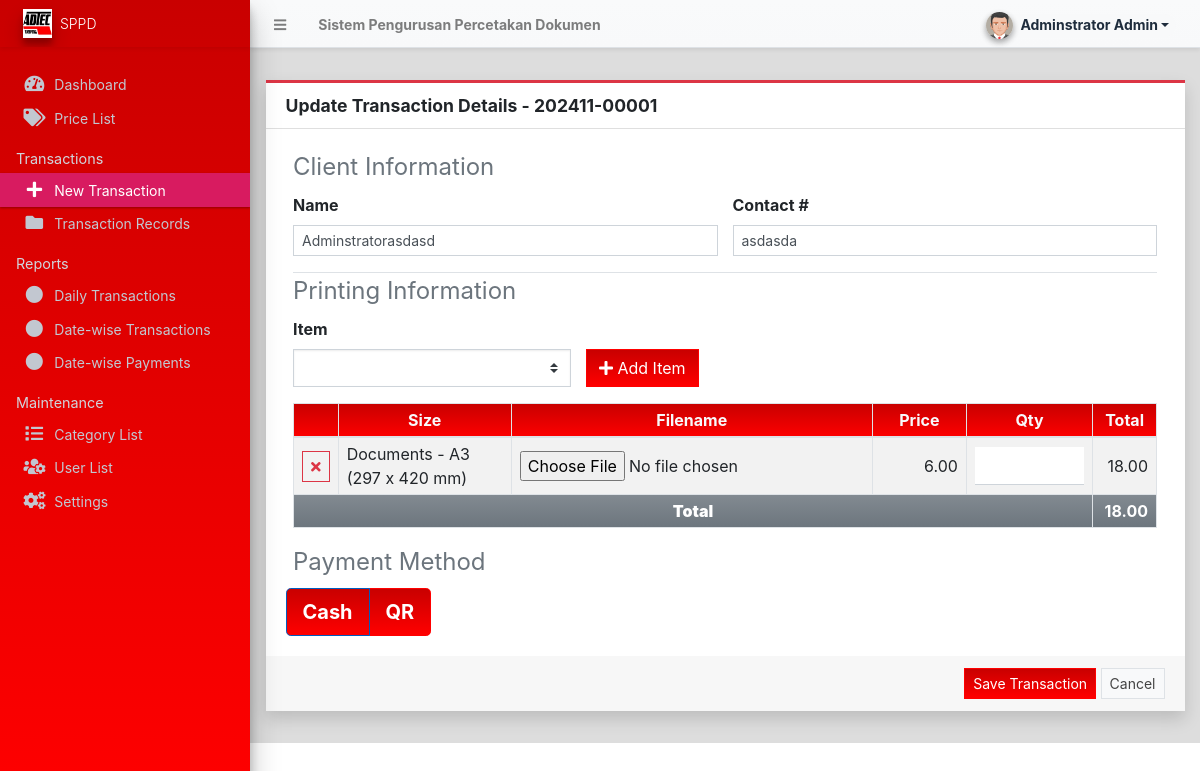
Page /admin/?page=transactions/manage_transaction&id=82 (signed in) on the committed database.
### tables this page shows
CREATE TABLE IF NOT EXISTS `transaction_items` (
  `id` int NOT NULL AUTO_INCREMENT,
  `transaction_id` int NOT NULL,
  `price_id` int NOT NULL,
  `price` float NOT NULL DEFAULT '0',
  `quantity` float NOT NULL DEFAULT '0',
  `filename` varchar(100) DEFAULT NULL,
  `total` float NOT NULL DEFAULT '0',
  `date_updated` datetime NOT NULL DEFAULT CURRENT_TIMESTAMP,
  PRIMARY KEY (`id`),
  KEY `transaction_id` (`transaction_id`),
  KEY `price_id` (`price_id`)
);

CREATE TABLE IF NOT EXISTS `category_list` (
  `id` int NOT NULL AUTO_INCREMENT,
  `name` text NOT NULL,
  `description` text NOT NULL,
  `status` tinyint(1) NOT NULL DEFAULT '1',
  `delete_flag` tinyint(1) NOT NULL DEFAULT '0',
  `date_created` datetime NOT NULL DEFAULT CURRENT_TIMESTAMP,
  `date_updated` datetime DEFAULT NULL ON UPDATE CURRENT_TIMESTAMP,
  PRIMARY KEY (`id`)
);

CREATE TABLE IF NOT EXISTS `price_list` (
  `id` int NOT NULL AUTO_INCREMENT,
  `category_id` int NOT NULL,
  `size` text NOT NULL,
  `price` float NOT NULL DEFAULT '0',
  `status` tinyint(1) NOT NULL DEFAULT '1',
  `delete_flag` tinyint(1) NOT NULL DEFAULT '0',
  `date_created` datetime NOT NULL DEFAULT CURRENT_TIMESTAMP,
  `date_updated` datetime DEFAULT NULL ON UPDATE CURRENT_TIMESTAMP,
  PRIMARY KEY (`id`),
  KEY `category_id` (`category_id`)
);

### admin/transactions/manage_transaction.php (the view, shortened to what this page needs)
<div class="content py-3">
    <div class="card card-outline card-red shadow rounded-0">
        <div class="card-header">
            <h3 class="card-title">
                <b><?= isset($id) ? "Update Transaction Details - " . $code : "New Transaction" ?></b>
            </h3>
        </div>
        <div class="card-body">
            <div class="container-fluid">
                <form action="" id="transaction_form">
                    <fieldset class="border-bottom">
                        <legend class="text-muted">Client Information</legend>
                        <div class="row">
                            <div class="form-group col-md-6">
                                <label for="client_name" class="control-label">Name</label>
                                <input type="text" name="client_name" id="client_name" autofocus
                                    value="<?= isset($client_name) ? $client_name : $_settings->userdata('firstname') ?>"
                                    class="form-control form-control-sm rounded-0" required>
                            </div>
                            <div class="form-group col-md-6">
                                <label for="client_contact" class="control-label">Contact #</label>
                                <input type="text" name="client_contact" id="client_contact"
                                    value="<?= isset($client_contact) ? $client_contact : $_settings->userdata('phone') ?>"
                                    class="form-control form-control-sm rounded-0" required>
                            </div>
                        </div>
                    </fieldset>
                    <fieldset>
                        <legend class="text-muted">Printing Information</legend>
                        <div class="row align-items-end">
                            <div class="form-group col-md-4">
                                <label for="price_id" class="control-label">Item</label>
                                <select id="price_id" class="custom-select form-control-sm rounded-0">
                                    <option value="" disabled selected></option>
                                    <?php
                                    $prices = $conn->query("SELECT p.*,c.name as category FROM `price_list` p inner join category_list c on p.category_id = c.id where p.delete_flag = 0 and p.status = 1 order by c.name asc, p.size asc ");
                                    while ($row = $prices->fetch_assoc()):
                                        ?>
                                        <option value="<?= $row['id'] ?>"><?= $row['category'] . " - " . $row['size'] ?>
                                        </option>
                                    <?php endwhile; ?>
                                </select>
                            </div>
                            <div class="form-group col-md-2">
                                <button class="btn btn-flat btn-primary" type="button" id="add_to_list"><i
                                        class="fa fa-plus"></i> Add Item</button>
                            </div>
                        </div>
                        <table class="table table-striped table-bordered" id="item-list">
                            <colgroup>
                                <col width="5%">
                                <col width="30%">
                                <col width="25%">
                                <col width="15%">
                                <col width="25%">
                            </colgroup>
                            <thead>
                                <tr class="bg-gradient-red text-light">
                                    <th class="py-1 text-center"></th>
                                    <th class="py-1 text-center">Size</th>
                                    <th class="py-1 text-center">Filename</th>
                                    <th class="py-1 text-center">Price</th>
                                    <th class="py-1 text-center">Qty</th>
                                    <th class="py-1 text-center">Total</th>
                                </tr>
                            </thead>
                            <tbody>
                                <?php if (isset($id)): ?>
                                    <?php
                                    $items = $conn->query("SELECT t.*,p.size, c.name as category FROM `transaction_items` t inner join `price_list` p on t.price_id = p.id inner join category_list c on p.category_id = c.id where t.transaction_id = '{$id}'");
                                    while ($row = $items->fetch_assoc()):
                                        ?>
                                        <tr>
                                            <td class=" align-middle px-2 py-1 text-center">
                                                <button class="btn btn-outline-danger btn-flat btn-sm btn-rem-item"
                                                    type="button"><i class="fa fa-times"></i></button>
                                            </td>
                                            <td class=" align-middle px-2 py-1">
                                                <p class="m-0 item_name"><?= $row['category'] . " - " . $row['size'] ?></p>
                                            </td>
                                            <td class=" align-middle px-2 py-1 text-center">
                                                <input type="file" name="filename" class="teft">
                                            </td>
                                            <td class=" align-middle px-2 py-1 text-right price">
                                                <?= number_format($row['price'], 2) ?>
                                            </td>
                                            <td class=" align-middle px-2 py-1"><input type="number" name="quantity[]" min='1'
                                                    value="<?= $row['quantity'] ?> "
                                                    class="form-control form-control-border rounded-0"></td>
                                            <td class=" align-middle px-2 py-1 text-right total">
                                                <?= number_format($row['total'], 2) ?>
                                            </td>
                                        </tr>
                                    <?php endwhile; ?>
                                <?php endif; ?>
                            </tbody>
                            <tfoot>
                                <tr class="bg-gradient-secondary">
                                    <th class="py-1 text-center" colspan='5'><b>Total<b><input type="hidden"
                                                    value="<?= isset($total_amount) ? $total_amount : 0 ?>"></th>
                                    <th class="px-2 py-1 text-right total_amount">
                                        <?= isset($total_amount) ? number_format($total_amount, 2) : 0 ?>
                                    </th>
                                </tr>
                            </tfoot>
                        </table>
                    </fieldset>
                    <fieldset>
                        <legend class="text-muted">Payment Method</legend>
                        <div class="row">
                            <div class="btn-group btn-group-toggle" data-toggle="buttons">
                                <label class="btn btn-lg btn-primary active">
                                    Cash
                                </label>
                                <label class="btn btn-lg btn-primary">
                                    <input type="radio" name="method" id="qr" autocomplete="off" value="QR"> QR
                                </label>
                            </div>
                        </div>
                    </fieldset>
                </form>
            </div>
        </div>
        <div class="card-footer text-right">
            <button class="btn btn-flat btn-primary btn-sm" type="submit" form="transaction_form">Save
                Transaction</button>
            <a href="./?page=transactions" class="btn btn-flat btn-default border btn-sm">Cancel</a>
        </div>
    </div>
</div>

### rows in the picture
transaction_items: category_list.name "Documents", price.size "A3 (297 x 420 mm)", price "6.00", total "18.00"

### other values in the picture
$_settings->info('name') "Sistem Pengurusan Percetakan Dokumen"
$_settings->userdata('firstname').' '.$_settings->userdata('lastname') "Adminstrator Admin"
$_settings->info('short_name') "SPPD"
$code "202411-00001"
$total_amount "18.00"
